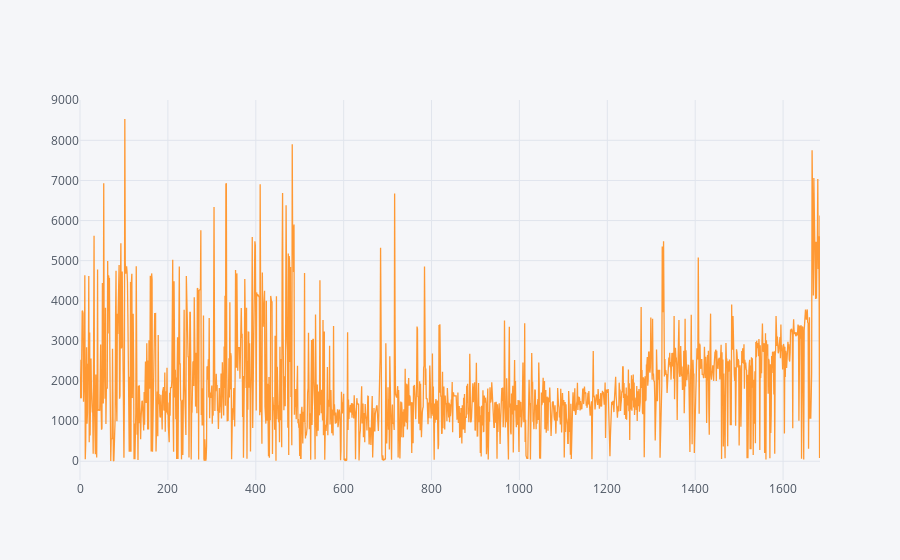

Notebook code cell kept with this figure:
### Code cell
# The plot is blank for df and a single feature. Research more at...
# https://github.com/santosjorge/cufflinks/blob/master/Cufflinks%20Tutorial%20-%20Pandas%20Like.ipynb
df['COGS'].iplot()

### Figure 1 — Plotly figure (JSON) as saved in the notebook; plotly's stock layout.template omitted (floating-point values rounded to 4 significant figures; data arrays with more than 128 entries replaced by an {"elided": "..."} marker saying what was removed)
{"data": [{"line": {"color": "rgba(255, 153, 51, 1.0)", "dash": "solid", "shape": "linear", "width": 1.3}, "mode": "lines", "name": "COGS", "text": "", "type": "scatter", "uid": "28c69aa7-ed30-45cd-884d-7971996d85a3", "x": {"elided": "1678 int values"}, "y": {"elided": "1678 float values"}}], "layout": {"legend": {"bgcolor": "#F5F6F9", "font": {"color": "#4D5663"}}, "paper_bgcolor": "#F5F6F9", "plot_bgcolor": "#F5F6F9", "title": {"font": {"color": "#4D5663"}}, "xaxis": {"gridcolor": "#E1E5ED", "showgrid": true, "tickfont": {"color": "#4D5663"}, "title": {"font": {"color": "#4D5663"}, "text": ""}, "zerolinecolor": "#E1E5ED"}, "yaxis": {"gridcolor": "#E1E5ED", "showgrid": true, "tickfont": {"color": "#4D5663"}, "title": {"font": {"color": "#4D5663"}, "text": ""}, "zerolinecolor": "#E1E5ED"}}}
